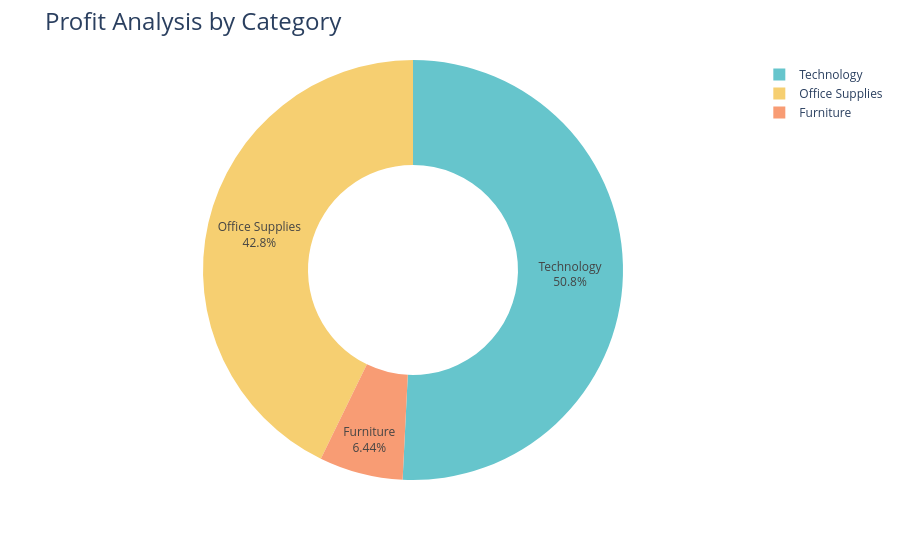

Notebook cell for this chart:
### Code cell
fig = px.pie(profit_by_category,
    values='Profit',
    names='Category',
    hole=0.5,
    color_discrete_sequence=px.colors.qualitative.Pastel
)

fig.update_traces(
    textposition='inside',
    textinfo='percent+label'
)

fig.update_layout(
    title_text='Profit Analysis by Category',
    title_font=dict(size=24)
)

fig.show()

### Figure 1 — Plotly figure (JSON) as saved in the notebook; plotly's stock layout.template omitted (floating-point values rounded to 4 significant figures)
{"data": [{"domain": {"x": [0, 1], "y": [0, 1]}, "hole": 0.5, "hovertemplate": "Category=%{label}<br>Profit=%{value}<extra></extra>", "labels": ["Furniture", "Office Supplies", "Technology"], "legendgroup": "", "name": "", "showlegend": true, "textinfo": "percent+label", "textposition": "inside", "type": "pie", "values": [18450.0, 122500.0, 145500.0]}], "layout": {"legend": {"tracegroupgap": 0}, "margin": {"t": 60}, "piecolorway": ["rgb(102, 197, 204)", "rgb(246, 207, 113)", "rgb(248, 156, 116)", "rgb(220, 176, 242)", "rgb(135, 197, 95)", "rgb(158, 185, 243)", "rgb(254, 136, 177)", "rgb(201, 219, 116)", "rgb(139, 224, 164)", "rgb(180, 151, 231)", "rgb(179, 179, 179)"], "title": {"font": {"size": 24}, "text": "Profit Analysis by Category"}}}
